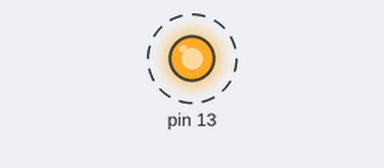
The sketch below on a simulated Arduino Uno, built with avr-gcc and run on an emulated ATmega328P. On the bench: output pins drawn as LEDs (lit = HIGH). Dashed ring = blinking.

Above: at 0.12 s.
Timing chart, 0 to 3.0 s (numbered marks = the images above):
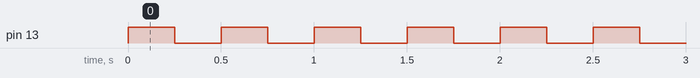

The sketch:

CRC.ino
```cpp
void setup() {
  // put your setup code here, to run once:
  Serial.begin(9600);
  pinMode(13,OUTPUT);
  pinMode(10,INPUT);
  pinMode(9,INPUT);
  pinMode(8,INPUT);
}

void loop() {
  // put your main code here, to run repeatedly:
//  if(Serial.available() != 0){
//    Serial.read();
    digitalWrite(13,HIGH);
    delay(250);
    digitalWrite(13,LOW);
    delay(250);
//  }
}
```

Measured:
- by itself, pin 13: alternates HIGH for 0.25 s and LOW for 0.25 s
